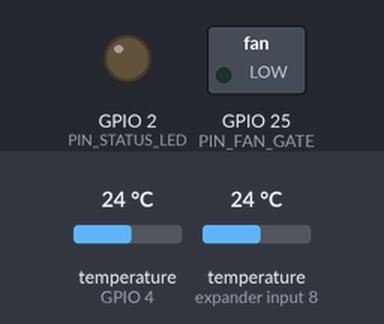
Simulated run of this program. Board: ESP32. On the bench: switched loads named in the program (green lamp = pin HIGH), output pins drawn as LEDs (lit = HIGH). The inputs (shaded band) are chosen by the test bench; at power-on: temperature (sensors on GPIO 4, expander input 8) 24 °C. What the program prints to the serial monitor is not drawn.

Above: at 0.6 s.
At 3.6 s:
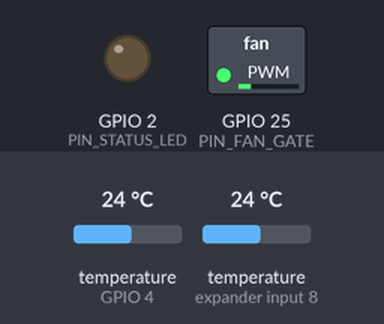
At 12.6 s:
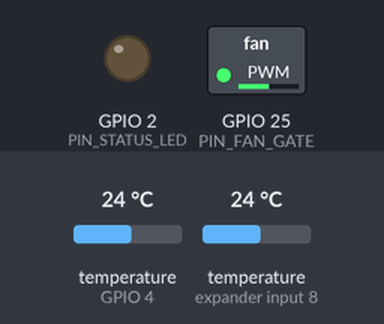
At 26.4 s:
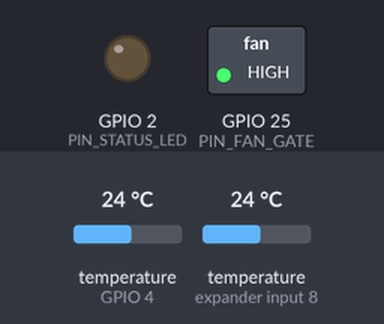
Timing chart, 0 to 28.5 s (numbered marks = the images above):
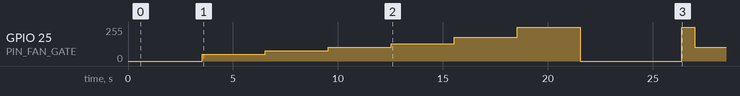

The program:

main.cpp
```cpp
// ANN-Based Adaptive Power-Aware PWM Cooling Control -- Deployment Firmware
//
// This project trains its ANN offline on the public BMCDATA dataset (see
// python/), NOT on data acquired by this board -- there is no acquisition
// sweep in this firmware. What's running here is real-time inference +
// control, plus the Fixed-PWM and Rule-based baseline modes the project's
// own evaluation section calls for, so the same hardware can produce all
// three comparison runs (switch ACTIVE_CONTROL_MODE in config.h, reflash,
// run a validation session, repeat).
//
// Every control tick: read DS18B20 (x2) + INA219, compute dT/dt, build the
// 4-feature ANN input, run inference (or the active baseline controller),
// apply PWM, log one CSV row.
//
// HONESTY NOTE (see README for the full version): this ESP32 has no real
// CPU workload to read utilization from the way BMCDATA's host-side
// cpu_usage column does -- workload.cpp's busy-loop duty fraction is used
// as a workload proxy. This firmware validates the CONTROL LOGIC the ANN
// learned from real server thermal data, not a live re-measurement of
// server-scale thermals on ESP32-scale hardware.

#include <Arduino.h>
#include "config.h"
#include "sensors.h"
#include "fan_control.h"
#include "workload.h"
#include "tflite_inference.h"
#include "rule_based_control.h"
#include "logger.h"

static float    g_prev_proc_temp_c = NAN;
static uint32_t g_prev_sample_ms   = 0;
static bool     g_have_prev        = false;

void setup() {
    Serial.begin(115200);
    delay(500);
    pinMode(PIN_STATUS_LED, OUTPUT);

#if DISCOVER_ADDRESSES
    Serial.println("# DISCOVER_ADDRESSES mode -- not running control.");
    sensors_begin();
    sensors_discover_addresses();
    while (true) { delay(1000); }
#endif

    bool sensors_ok = sensors_begin();
    fan_control_begin();
#if FAN_TEST_ON_BOOT
    fan_self_test();
#endif

    // Loaded regardless of control mode -- ANN predictions are logged as a
    // monitoring signal even when a baseline controller is driving the fan.
    bool ann_ok = tflite_inference_begin();

    Serial.println("# ANN Cooling Control -- Deployment Firmware");
    Serial.print("# control_mode = ");
    Serial.println(ACTIVE_CONTROL_MODE == CONTROL_ANN ? "ANN" :
                    ACTIVE_CONTROL_MODE == CONTROL_FIXED_PWM ? "FIXED_PWM" : "RULE_BASED");
    if (!sensors_ok) {
        Serial.println("# NOTE: config.h DS18B20 addresses are placeholders until you run");
        Serial.println("#       DISCOVER_ADDRESSES=1 once and paste the real ROM codes in.");
        Serial.println("#       Until then sensor_valid=0 and the fan sits at FAN_MIN_RUN_DUTY.");
    }
    Serial.print("# sensors_begin() -> ");
    Serial.println(sensors_ok ? "OK" : "CHECK WIRING (see warnings above)");
    Serial.print("# tflite_inference_begin() -> ");
    Serial.println(ann_ok ? "OK" : "FAILED (see warning above) -- ann_valid will read 0 in every logged row");
    logger_print_header();
}

void loop() {
    digitalWrite(PIN_STATUS_LED, (millis() / 1000) % 2);

    // Generate this tick's workload proxy (blocks ~CONTROL_TICK_MS) and
    // derive the 0-100 cpu_usage-equivalent input the model expects.
    workload_run_tick(WORKLOAD_LEVEL);
    float cpu_usage_proxy = WORKLOAD_BUSY_FRACTION[WORKLOAD_LEVEL] * 100.0f;

    SensorReading reading = sensors_read();
    uint32_t now_ms = millis();

    float dTdt = 0.0f;
    if (g_have_prev && reading.valid) {
        uint32_t dt_ms = now_ms - g_prev_sample_ms;
        if (dt_ms >= DTDT_MIN_INTERVAL_MS) {
            dTdt = (reading.proc_temp_c - g_prev_proc_temp_c) / (dt_ms / 1000.0f);
        }
    }
    if (reading.valid) {
        g_prev_proc_temp_c = reading.proc_temp_c;
        g_prev_sample_ms = now_ms;
        g_have_prev = true;
    }

    // Run ANN inference every tick regardless of control mode -- in
    // non-ANN modes its PWM output is ignored for actuation, but
    // future_temp_c/thermal_risk are still logged as a monitoring signal
    // alongside whichever controller is actually driving the fan (those
    // two outputs are the ones worth trusting right now; see config.h).
    AnnInput ann_in{};
    ann_in.proc_temp_c   = reading.proc_temp_c;
    ann_in.dTdt_c_per_s  = dTdt;
    ann_in.inlet_temp_c  = reading.ambient_temp_c;
    ann_in.cpu_usage     = cpu_usage_proxy;
    AnnOutput ann_out = tflite_infer(ann_in);

    // --- Decide PWM for this tick, per the active control mode ---
    uint8_t duty = 0;
    switch (ACTIVE_CONTROL_MODE) {
        case CONTROL_ANN:
            if (ann_out.valid && reading.valid) {
                float pct = constrain(ann_out.pwm_pct, 0.0f, 100.0f);
                duty = (uint8_t)(pct / 100.0f * 255.0f);
                // FIX: the INT8 PWM head reads exactly 0 below ~50 C, which
                // would switch the fan off. Never let the ANN stop the fan.
                if (duty < FAN_MIN_RUN_DUTY) duty = FAN_MIN_RUN_DUTY;
            } else {
                // No usable inference this tick (model not loaded, or bad
                // sensor read) -- fail toward safety, not toward silence.
                duty = reading.valid && reading.proc_temp_c >= THERMAL_LIMIT_C ? 255 : RULE_PWM_MIN;
            }
            break;
        case CONTROL_FIXED_PWM:
            duty = FIXED_PWM_BASELINE_DUTY;
            break;
        case CONTROL_RULE_BASED:
            duty = reading.valid ? rule_based_pwm(reading.proc_temp_c) : RULE_PWM_MIN;
            break;
    }

    // Hard safety override, regardless of control mode -- logged as the
    // commanded value from the controller above, then overridden before
    // being applied, same convention as the acquisition-sweep version of
    // this project used.
    if (reading.valid && reading.proc_temp_c >= THERMAL_LIMIT_C) {
        duty = 255;
        Serial.println("# SAFETY: proc_temp_c >= THERMAL_LIMIT_C, forcing PWM=255");
    }

    fan_set_pwm(duty);

    logger_print_row(now_ms, ACTIVE_CONTROL_MODE, reading, dTdt, cpu_usage_proxy, duty, ann_out);
}
```

fan_control.cpp
```cpp
#include "fan_control.h"
#include "config.h"

static uint8_t g_current_duty = 0;

static void pwm_write_raw(uint8_t duty) {
#if ESP_ARDUINO_VERSION_MAJOR >= 3
    ledcWrite(PIN_FAN_GATE, duty);
#else
    ledcWrite(PWM_CHANNEL, duty);
#endif
}

void fan_control_begin() {
    // Hold the gate low while LEDC is being set up so the fan doesn't
    // twitch on a floating pin at reset. (Also fit a 10k gate->GND
    // pull-down on the board -- see FAN_FIX_NOTES.md.)
    pinMode(PIN_FAN_GATE, OUTPUT);
    digitalWrite(PIN_FAN_GATE, LOW);

#if ESP_ARDUINO_VERSION_MAJOR >= 3
    // Arduino-ESP32 core 3.x LEDC API: attach directly to the pin.
    ledcAttach(PIN_FAN_GATE, PWM_FREQ_HZ, PWM_RESOLUTION);
#else
    // Arduino-ESP32 core 2.x LEDC API: setup a channel, then attach the pin.
    ledcSetup(PWM_CHANNEL, PWM_FREQ_HZ, PWM_RESOLUTION);
    ledcAttachPin(PIN_FAN_GATE, PWM_CHANNEL);
#endif
    pwm_write_raw(0);
    g_current_duty = 0;
}

void fan_set_pwm(uint8_t duty) {
    // FIX 1: minimum running duty. A non-zero command below the stall point
    // just hums the motor without turning it, so raise it to the floor.
    if (duty > 0 && duty < FAN_MIN_RUN_DUTY) {
        duty = FAN_MIN_RUN_DUTY;
    }

    // FIX 2: kick-start. Starting torque needs much more than running torque,
    // so going from stopped to running gets a short full-power pulse first.
    if (g_current_duty == 0 && duty > 0) {
        pwm_write_raw(FAN_KICK_DUTY);
        delay(FAN_KICK_MS);
    }

    g_current_duty = duty;
    pwm_write_raw(duty);
}

float fan_get_pwm_percent() {
    return (g_current_duty / 255.0f) * 100.0f;
}

void fan_self_test() {
    Serial.println("# FAN SELF-TEST: sweeping duty, 3 s per step. Watch the fan.");
    Serial.println("# If it never turns, even at 100%, the problem is wiring/power, not code.");
    const uint8_t steps[] = {0, 51, 77, 102, 128, 179, 255, 0};
    for (uint8_t d : steps) {
        pwm_write_raw(d);   // raw on purpose: no floor, no kick, so you see the true stall point
        Serial.printf("# FAN SELF-TEST: duty=%3u/255 (%5.1f%%)\n", d, d / 2.55f);
        delay(3000);
    }
    g_current_duty = 0;
    Serial.println("# FAN SELF-TEST done. Set FAN_MIN_RUN_DUTY just above the lowest step that kept it turning.");
}
```

fan_control.h
```cpp
#pragma once
#include <Arduino.h>

void fan_control_begin();

// duty: 0-255
void fan_set_pwm(uint8_t duty);

// Returns duty as a 0-100 percentage (for logging).
float fan_get_pwm_percent();

// Boot-time wiring check: steps the raw duty 0 -> 100% and prints each step.
void fan_self_test();
```

logger.cpp
```cpp
#include "logger.h"

static const char* mode_to_string(ControlMode m) {
    switch (m) {
        case CONTROL_ANN:        return "ANN";
        case CONTROL_FIXED_PWM:  return "FIXED_PWM";
        case CONTROL_RULE_BASED: return "RULE_BASED";
        default:                 return "UNKNOWN";
    }
}

void logger_print_header() {
    Serial.println(
        "#DATA,timestamp_ms,control_mode,proc_temp_c,inlet_temp_c,"
        "dTdt_c_per_s,cpu_usage_proxy,applied_pwm_pct,"
        "ann_pwm_pct,ann_future_temp_c,ann_thermal_risk,ann_valid,"
        "fan_voltage_v,fan_current_ma,fan_power_mw,sensor_valid"
    );
}

void logger_print_row(
    uint32_t timestamp_ms,
    ControlMode mode,
    const SensorReading& reading,
    float dTdt,
    float cpu_usage_proxy,
    uint8_t applied_pwm_duty,
    const AnnOutput& ann_out
) {
    float applied_pwm_pct = (applied_pwm_duty / 255.0f) * 100.0f;

    Serial.printf(
        "DATA,%lu,%s,%.3f,%.3f,%.4f,%.2f,%.2f,%.2f,%.3f,%.4f,%d,%.3f,%.2f,%.2f,%d\n",
        (unsigned long)timestamp_ms,
        mode_to_string(mode),
        reading.proc_temp_c,
        reading.ambient_temp_c,  // this is the "inlet" sensor physically, see sensors.h
        dTdt,
        cpu_usage_proxy,
        applied_pwm_pct,
        ann_out.pwm_pct,
        ann_out.future_temp_c,
        ann_out.thermal_risk,
        ann_out.valid ? 1 : 0,
        reading.fan_voltage_v,
        reading.fan_current_ma,
        reading.fan_power_mw,
        reading.valid ? 1 : 0
    );
}
```

logger.h
```cpp
#pragma once
#include <Arduino.h>
#include "config.h"
#include "sensors.h"
#include "tflite_inference.h"

void logger_print_header();

void logger_print_row(
    uint32_t timestamp_ms,
    ControlMode mode,
    const SensorReading& reading,
    float dTdt,
    float cpu_usage_proxy,
    uint8_t applied_pwm_duty,
    const AnnOutput& ann_out   // valid=false rows just log 0s for the ANN-only fields
);
```

model_data.h
```cpp
#pragma once
#include <cstdint>

extern const unsigned char g_cooling_ann_model[];
extern const unsigned int g_cooling_ann_model_len;
```

rule_based_control.cpp
```cpp
#include "rule_based_control.h"
#include "config.h"

uint8_t rule_based_pwm(float proc_temp_c) {
    if (proc_temp_c <= RULE_TEMP_LOW_C) return RULE_PWM_MIN;
    if (proc_temp_c >= RULE_TEMP_HIGH_C) return RULE_PWM_MAX;

    float frac = (proc_temp_c - RULE_TEMP_LOW_C) / (RULE_TEMP_HIGH_C - RULE_TEMP_LOW_C);
    return (uint8_t)(RULE_PWM_MIN + frac * (RULE_PWM_MAX - RULE_PWM_MIN));
}
```

rule_based_control.h
```cpp
#pragma once
#include <Arduino.h>

// Linearly ramps PWM between RULE_PWM_MIN and RULE_PWM_MAX as proc_temp_c
// goes from RULE_TEMP_LOW_C to RULE_TEMP_HIGH_C (config.h). This is the
// "conventional" baseline the project's evaluation section (11) compares
// the ANN against -- deliberately simple (temperature-only, no dT/dt, no
// workload awareness) so the comparison actually demonstrates what the ANN
// adds, rather than being a strawman or a disguised second ANN.
uint8_t rule_based_pwm(float proc_temp_c);
```

sensors.cpp
```cpp
#include "sensors.h"
#include "config.h"
#include <OneWire.h>
#include <DallasTemperature.h>
#if USE_INA219
#include <Wire.h>
#include <Adafruit_INA219.h>
static Adafruit_INA219 ina219;
#endif

static OneWire oneWire(PIN_ONEWIRE_BUS);
static DallasTemperature ds18(&oneWire);

bool sensors_begin() {
    ds18.begin();
    ds18.setResolution(12);
    ds18.setWaitForConversion(false); // we manage the wait ourselves

    bool ina_ok = true;
#if USE_INA219
    Wire.begin();
    ina_ok = ina219.begin();
    if (!ina_ok) {
        Serial.println("# WARNING: INA219 not found at default I2C address (0x40).");
    }
#endif

    uint8_t count = ds18.getDeviceCount();
    if (count < 2) {
        Serial.print("# WARNING: expected 2 DS18B20 sensors on the bus, found ");
        Serial.println(count);
    }
    return ina_ok && (count >= 2);
}

void sensors_discover_addresses() {
    Serial.println("# Scanning OneWire bus for DS18B20 ROM addresses...");
    oneWire.reset_search();
    DeviceAddress addr;
    int found = 0;
    while (oneWire.search(addr)) {
        found++;
        Serial.printf("# Device %d: {", found);
        for (uint8_t i = 0; i < 8; i++) {
            Serial.printf("0x%02X%s", addr[i], (i < 7) ? ", " : "");
        }
        Serial.println("}");
    }
    if (found == 0) {
        Serial.println("# No devices found -- check wiring / 4.7k pull-up on data line.");
    }
    Serial.println("# Copy each address into ADDR_PROCESSOR_SENSOR / ADDR_AMBIENT_SENSOR");
    Serial.println("# in config.h, decide which physical sensor is which role, then set");
    Serial.println("# DISCOVER_ADDRESSES back to 0 and reflash.");
}

SensorReading sensors_read() {
    SensorReading r{};
    r.valid = true;

    ds18.requestTemperaturesByAddress(ADDR_PROCESSOR_SENSOR);
    ds18.requestTemperaturesByAddress(ADDR_AMBIENT_SENSOR);
    // Both conversions were kicked off close together; a single wait covers both.
    delay(DS18B20_CONVERSION_MS);

    r.proc_temp_c    = ds18.getTempC(ADDR_PROCESSOR_SENSOR);
    r.ambient_temp_c = ds18.getTempC(ADDR_AMBIENT_SENSOR);

    if (r.proc_temp_c == DEVICE_DISCONNECTED_C || r.ambient_temp_c == DEVICE_DISCONNECTED_C) {
        r.valid = false;
    }

#if USE_INA219
    r.fan_voltage_v  = ina219.getBusVoltage_V() + (ina219.getShuntVoltage_mV() / 1000.0f);
    r.fan_current_ma = ina219.getCurrent_mA();
    r.fan_power_mw   = ina219.getPower_mW();
#else
    // No INA219 fitted: fan power fields log as 0. Measure fan V/I manually
    // at each PWM level instead (see README).
    r.fan_voltage_v = r.fan_current_ma = r.fan_power_mw = 0.0f;
#endif

    return r;
}
```

sensors.h
```cpp
#pragma once
#include <Arduino.h>

struct SensorReading {
    float proc_temp_c;
    float ambient_temp_c;
    float fan_voltage_v;
    float fan_current_ma;
    float fan_power_mw;
    bool  valid;
};

// Call once from setup()
bool sensors_begin();

// Blocking-ish read of both DS18B20s + INA219. Handles the 750ms conversion
// wait internally (call this from the main control tick, not in a tight loop).
SensorReading sensors_read();

// Runs address discovery: prints every DS18B20 ROM address found on the
// OneWire bus to Serial. Only used when config.h DISCOVER_ADDRESSES == 1.
void sensors_discover_addresses();
```

tflite_inference.h
```cpp
#pragma once
#include <Arduino.h>

// TensorFlow Lite Micro inference -- THIS build calls it for real, every
// control tick, in ANN control mode (see control_modes.h). The model comes
// from python/convert_tflite.py, trained offline on the BMCDATA dataset --
// no physical data-acquisition firmware exists in this project; see
// README.md.

struct AnnInput {
    float proc_temp_c;    // avg(DS18B20 #1, DS18B20 #2) on this hardware,
                           // standing in for avg(Cpu1_Temp, Cpu2_Temp) in training
    float dTdt_c_per_s;
    float inlet_temp_c;    // ambient DS18B20, standing in for BMCDATA's Inlet_Temp
    float cpu_usage;       // 0-100, standing in for BMCDATA's real cpu_usage --
                            // this hardware has no real CPU to read utilization
                            // from, so workload.cpp's busy-fraction*100 is used
                            // as a proxy (see main.cpp and the README's honesty
                            // note about what this validates vs. doesn't)
};

struct AnnOutput {
    float pwm_pct;         // rescaled from the model's raw 0-1 pwm_frac output --
                            // see python/model.py's docstring for why the model
                            // itself outputs a fraction, not a percentage
    float future_temp_c;
    float thermal_risk;
    bool  valid;
};

// Allocates the tensor arena and loads the embedded model (model_data.h).
// Returns false if the model failed AllocateTensors (arena too small, etc).
bool tflite_inference_begin();

// Applies the same StandardScaler mean/scale used in training (see
// models/scaler_params.json, hard-coded into tflite_inference.cpp after
// training -- do not forget to update those constants when you retrain).
AnnOutput tflite_infer(const AnnInput& in);
```

workload.cpp
```cpp
#include "workload.h"

// Deliberately expensive, hard-to-optimize-away math so the compiler can't
// just fold the busy-loop away at -O2. volatile sink forces each iteration
// to actually execute.
static volatile float g_sink = 0.0f;

static void burn_cpu_for(uint32_t ms) {
    uint32_t start = millis();
    float x = 1.0001f;
    while ((millis() - start) < ms) {
        for (int i = 0; i < 2000; i++) {
            x = sinf(x) * cosf(x) + sqrtf(fabsf(x)) + 1.0f;
            if (x > 1e6f || x < -1e6f) x = 1.0001f; // keep it bounded
        }
    }
    g_sink = x;
}

void workload_run_tick(WorkloadLevel level) {
    uint32_t busy_ms = (uint32_t)(WORKLOAD_BUSY_FRACTION[level] * CONTROL_TICK_MS);
    uint32_t idle_ms = CONTROL_TICK_MS - busy_ms;

    burn_cpu_for(busy_ms);
    if (idle_ms > 0) {
        delay(idle_ms);
    }
}
```

workload.h
```cpp
#pragma once
#include <Arduino.h>
#include "config.h"

// Busy-computes for (WORKLOAD_BUSY_FRACTION[level] * CONTROL_TICK_MS), then
// returns. The caller is expected to call this once per control tick so the
// tick period stays close to CONTROL_TICK_MS regardless of workload level.
void workload_run_tick(WorkloadLevel level);
```

Source omitted: model_data.cc (data table, 57326 bytes), tflite_inference.cpp (4759 bytes), config.h (6020 bytes)
